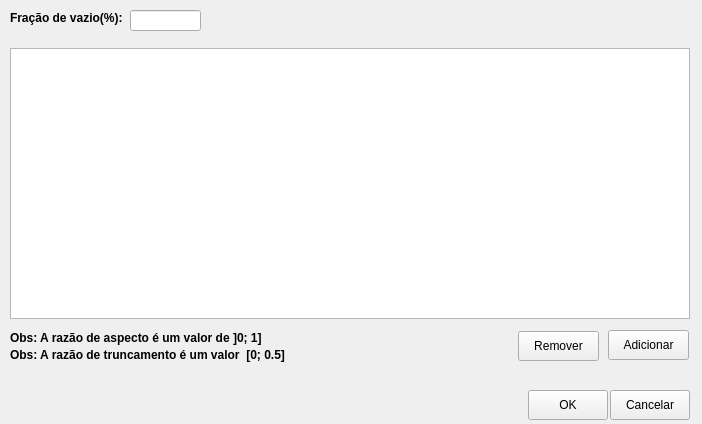
<?xml version="1.0" encoding="UTF-8"?>
<ui version="4.0">
 <class>AdicionarPrismasSistematicamenteDialog</class>
 <widget class="QDialog" name="AdicionarPrismasSistematicamenteDialog">
  <property name="windowModality">
   <enum>Qt::ApplicationModal</enum>
  </property>
  <property name="geometry">
   <rect>
    <x>0</x>
    <y>0</y>
    <width>702</width>
    <height>424</height>
   </rect>
  </property>
  <property name="windowTitle">
   <string>Adição Sistematizada de Prismas</string>
  </property>
  <widget class="QLabel" name="label">
   <property name="geometry">
    <rect>
     <x>10</x>
     <y>10</y>
     <width>121</width>
     <height>16</height>
    </rect>
   </property>
   <property name="font">
    <font>
     <weight>75</weight>
     <bold>true</bold>
    </font>
   </property>
   <property name="text">
    <string>Fração de vazio(%):</string>
   </property>
  </widget>
  <widget class="QLineEdit" name="textFracaoVazia">
   <property name="geometry">
    <rect>
     <x>130</x>
     <y>10</y>
     <width>71</width>
     <height>21</height>
    </rect>
   </property>
   <property name="text">
    <string/>
   </property>
  </widget>
  <widget class="QPushButton" name="btnRemover">
   <property name="geometry">
    <rect>
     <x>518</x>
     <y>331</y>
     <width>81</width>
     <height>30</height>
    </rect>
   </property>
   <property name="cursor">
    <cursorShape>PointingHandCursor</cursorShape>
   </property>
   <property name="text">
    <string>Remover</string>
   </property>
   <property name="icon">
    <iconset>
     <normaloff>7149_16x16.png</normaloff>7149_16x16.png</iconset>
   </property>
   <property name="autoDefault">
    <bool>false</bool>
   </property>
  </widget>
  <widget class="QPushButton" name="btnAdicionar">
   <property name="geometry">
    <rect>
     <x>608</x>
     <y>330</y>
     <width>81</width>
     <height>30</height>
    </rect>
   </property>
   <property name="cursor">
    <cursorShape>PointingHandCursor</cursorShape>
   </property>
   <property name="text">
    <string>Adicionar</string>
   </property>
   <property name="icon">
    <iconset>
     <normaloff>8390_16x16.png</normaloff>8390_16x16.png</iconset>
   </property>
   <property name="autoDefault">
    <bool>false</bool>
   </property>
  </widget>
  <widget class="QPushButton" name="btnOK">
   <property name="geometry">
    <rect>
     <x>528</x>
     <y>390</y>
     <width>80</width>
     <height>30</height>
    </rect>
   </property>
   <property name="text">
    <string>OK</string>
   </property>
   <property name="autoDefault">
    <bool>false</bool>
   </property>
  </widget>
  <widget class="QPushButton" name="btnCancelar">
   <property name="geometry">
    <rect>
     <x>610</x>
     <y>390</y>
     <width>80</width>
     <height>30</height>
    </rect>
   </property>
   <property name="text">
    <string>Cancelar</string>
   </property>
   <property name="autoDefault">
    <bool>false</bool>
   </property>
  </widget>
  <widget class="QTableView" name="tableEspecificacao">
   <property name="geometry">
    <rect>
     <x>10</x>
     <y>48</y>
     <width>680</width>
     <height>271</height>
    </rect>
   </property>
  </widget>
  <widget class="QLabel" name="label_2">
   <property name="geometry">
    <rect>
     <x>10</x>
     <y>330</y>
     <width>351</width>
     <height>16</height>
    </rect>
   </property>
   <property name="font">
    <font>
     <pointsize>9</pointsize>
     <weight>75</weight>
     <bold>true</bold>
    </font>
   </property>
   <property name="text">
    <string>Obs: A razão de aspecto é um valor de ]0; 1]</string>
   </property>
  </widget>
  <widget class="QLabel" name="label_3">
   <property name="geometry">
    <rect>
     <x>10</x>
     <y>347</y>
     <width>351</width>
     <height>16</height>
    </rect>
   </property>
   <property name="font">
    <font>
     <pointsize>9</pointsize>
     <weight>75</weight>
     <bold>true</bold>
    </font>
   </property>
   <property name="text">
    <string>Obs: A razão de truncamento é um valor  [0; 0.5]</string>
   </property>
  </widget>
 </widget>
 <resources>
  <include location="resources.qrc"/>
 </resources>
 <connections>
  <connection>
   <sender>btnAdicionar</sender>
   <signal>clicked()</signal>
   <receiver>AdicionarPrismasSistematicamenteDialog</receiver>
   <slot>adicionarDescricao()</slot>
   <hints>
    <hint type="sourcelabel">
     <x>135</x>
     <y>278</y>
    </hint>
    <hint type="destinationlabel">
     <x>169</x>
     <y>184</y>
    </hint>
   </hints>
  </connection>
  <connection>
   <sender>btnRemover</sender>
   <signal>clicked()</signal>
   <receiver>AdicionarPrismasSistematicamenteDialog</receiver>
   <slot>removerDescricao()</slot>
   <hints>
    <hint type="sourcelabel">
     <x>290</x>
     <y>343</y>
    </hint>
    <hint type="destinationlabel">
     <x>213</x>
     <y>211</y>
    </hint>
   </hints>
  </connection>
  <connection>
   <sender>btnCancelar</sender>
   <signal>clicked()</signal>
   <receiver>AdicionarPrismasSistematicamenteDialog</receiver>
   <slot>sair()</slot>
   <hints>
    <hint type="sourcelabel">
     <x>381</x>
     <y>402</y>
    </hint>
    <hint type="destinationlabel">
     <x>213</x>
     <y>211</y>
    </hint>
   </hints>
  </connection>
  <connection>
   <sender>btnOK</sender>
   <signal>clicked()</signal>
   <receiver>AdicionarPrismasSistematicamenteDialog</receiver>
   <slot>adicionarPrismas()</slot>
   <hints>
    <hint type="sourcelabel">
     <x>299</x>
     <y>402</y>
    </hint>
    <hint type="destinationlabel">
     <x>213</x>
     <y>211</y>
    </hint>
   </hints>
  </connection>
 </connections>
 <slots>
  <slot>adicionarDescricao()</slot>
  <slot>removerDescricao()</slot>
  <slot>adicionarPrismas()</slot>
  <slot>sair()</slot>
 </slots>
</ui>
